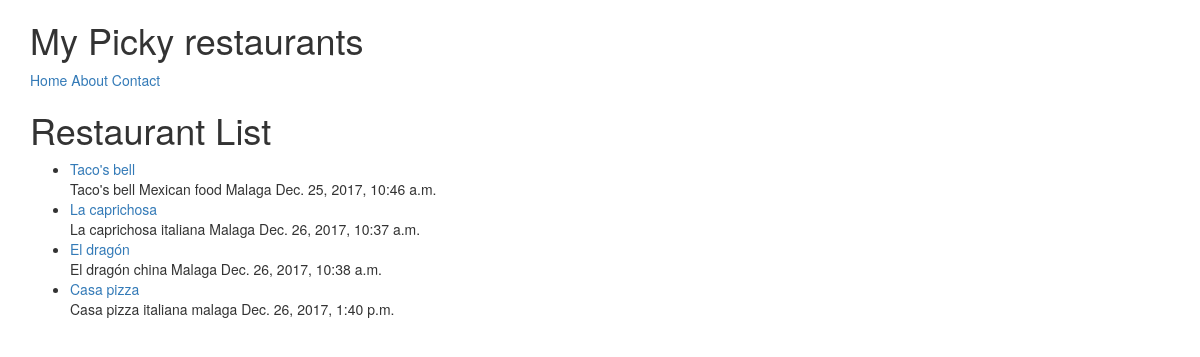
/restaurants/, run on an earlier commit of the app's database.
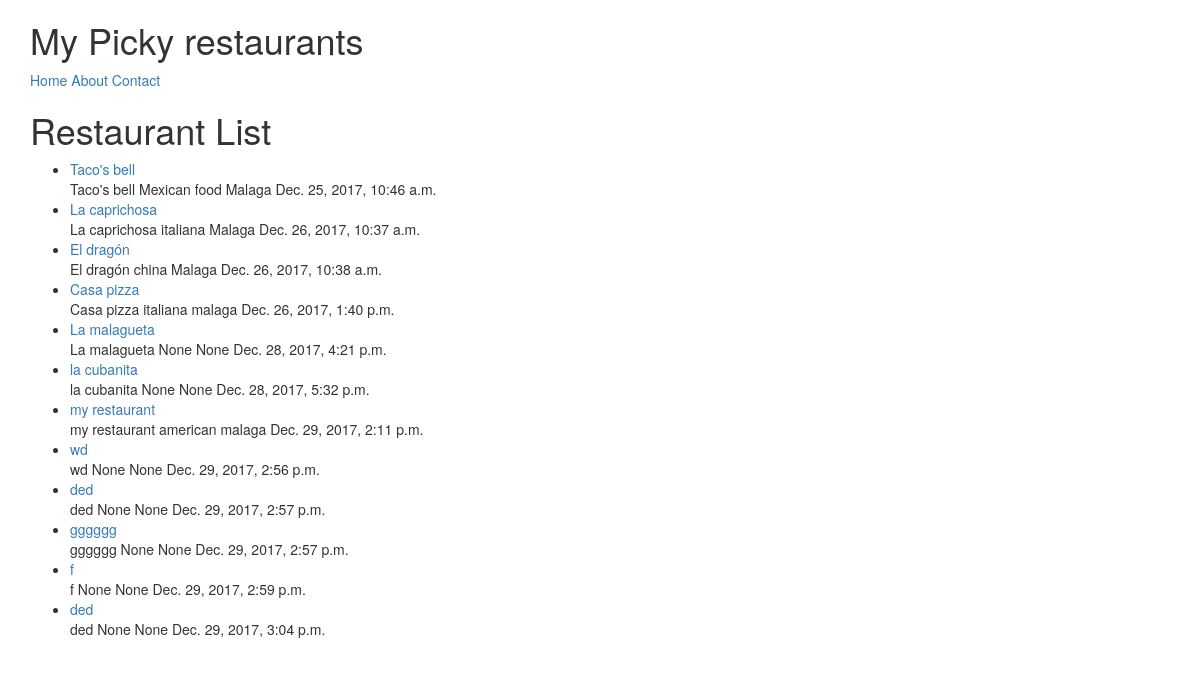
And on a later commit of the database.
### restaurants/models.py (models this page shows, shortened)
class RestaurantLocation(models.Model):
    name        = models.CharField(max_length=120)
    location    = models.CharField(max_length=120, null=True, blank=True)
    category    = models.CharField(max_length=120, null=True, blank=True, validators=[validate_category])
    created_at  = models.DateTimeField(auto_now_add=True)
    updated_at  = models.DateTimeField(auto_now=True)
    slug        = models.SlugField(null=True, blank=True)

### restaurants/views.py (the view)
# urls.py: url(r'^restaurants/$', RestaurantListView.as_view()),
class RestaurantListView(ListView):
    def get_queryset(self):
        slug = self.kwargs.get("slug")
        if slug:
            queryset = RestaurantLocation.objects.filter(
                Q(category__iexact=slug) |
                Q(category__icontains=slug)
            )
        else:
            queryset = RestaurantLocation.objects.all()
        return queryset

### restaurants/templates/restaurants/restaurantlocation_list.html (shortened to what this page needs)
{% extends "base.html" %}
{% block content %}
<h1>Restaurant List</h1>
<ul>
    {% for obj in object_list %}
        <li><a href="/restaurants/{{ obj.slug }}"> {{ obj.name }} </a><br/>
            {{ obj.name }} {{ obj.category }} {{ obj.location }} {{ obj.created_at }}</li>
    {% endfor %}
</ul>
{% endblock content %}

What changed in the data, as far as the page shows it:
added RestaurantLocation: name "La malagueta", category "None", location "None", created_at "Dec. 28, 2017, 4:21 p.m."
added RestaurantLocation: name "la cubanita", category "None", location "None", created_at "Dec. 28, 2017, 5:32 p.m."
added RestaurantLocation: name "my restaurant", category "american", location "malaga", created_at "Dec. 29, 2017, 2:11 p.m."
added RestaurantLocation: name "wd", category "None", location "None", created_at "Dec. 29, 2017, 2:56 p.m."
added RestaurantLocation: name "ded", category "None", location "None", created_at "Dec. 29, 2017, 2:57 p.m."
added RestaurantLocation: name "gggggg", category "None", location "None", created_at "Dec. 29, 2017, 2:57 p.m."
added RestaurantLocation: name "f", category "None", location "None", created_at "Dec. 29, 2017, 2:59 p.m."
added RestaurantLocation: name "ded", category "None", location "None", created_at "Dec. 29, 2017, 3:04 p.m."
